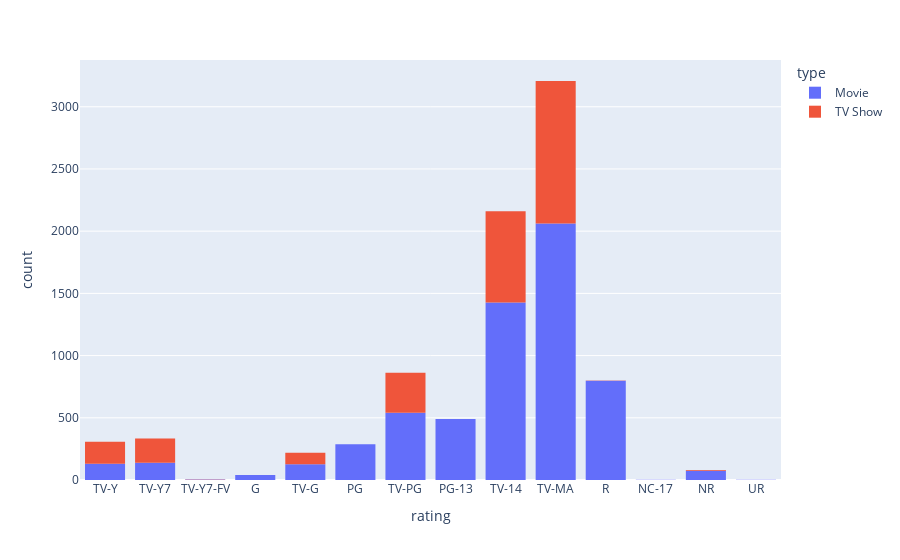

Notebook code for this chart:
### Code cell
ratings_filt = (data_import["rating"] == '74 min') | (data_import["rating"] == '84 min') | (data_import["rating"] == '66 min')
ratings = data_import[~ratings_filt]

px.histogram(
  ratings,
  "rating",
  color="type",
  category_orders={
    "rating": ['TV-Y', 'TV-Y7', 'TV-Y7-FV', 'G', 'TV-G', 'PG', 'TV-PG', 'PG-13', 'TV-14', 'TV-MA', 'R', 'NC-17', 'NR', 'UR']
    }
  )

### Figure 1 — Plotly figure (JSON) as saved in the notebook; plotly's stock layout.template omitted (floating-point values rounded to 4 significant figures; data arrays with more than 128 entries replaced by an {"elided": "..."} marker saying what was removed)
{"data": [{"alignmentgroup": "True", "bingroup": "x", "hovertemplate": "type=Movie<br>rating=%{x}<br>count=%{y}<extra></extra>", "legendgroup": "Movie", "marker": {"color": "#636efa", "pattern": {"shape": ""}}, "name": "Movie", "offsetgroup": "Movie", "orientation": "v", "showlegend": true, "type": "histogram", "x": {"elided": "6128 str values"}, "xaxis": "x", "yaxis": "y"}, {"alignmentgroup": "True", "bingroup": "x", "hovertemplate": "type=TV Show<br>rating=%{x}<br>count=%{y}<extra></extra>", "legendgroup": "TV Show", "marker": {"color": "#EF553B", "pattern": {"shape": ""}}, "name": "TV Show", "offsetgroup": "TV Show", "orientation": "v", "showlegend": true, "type": "histogram", "x": {"elided": "2676 str values"}, "xaxis": "x", "yaxis": "y"}], "layout": {"barmode": "relative", "legend": {"title": {"text": "type"}, "tracegroupgap": 0}, "margin": {"t": 60}, "xaxis": {"anchor": "y", "categoryarray": ["TV-Y", "TV-Y7", "TV-Y7-FV", "G", "TV-G", "PG", "TV-PG", "PG-13", "TV-14", "TV-MA", "R", "NC-17", "NR", "UR"], "categoryorder": "array", "domain": [0, 1], "title": {"text": "rating"}}, "yaxis": {"anchor": "x", "domain": [0, 1], "title": {"text": "count"}}}}
